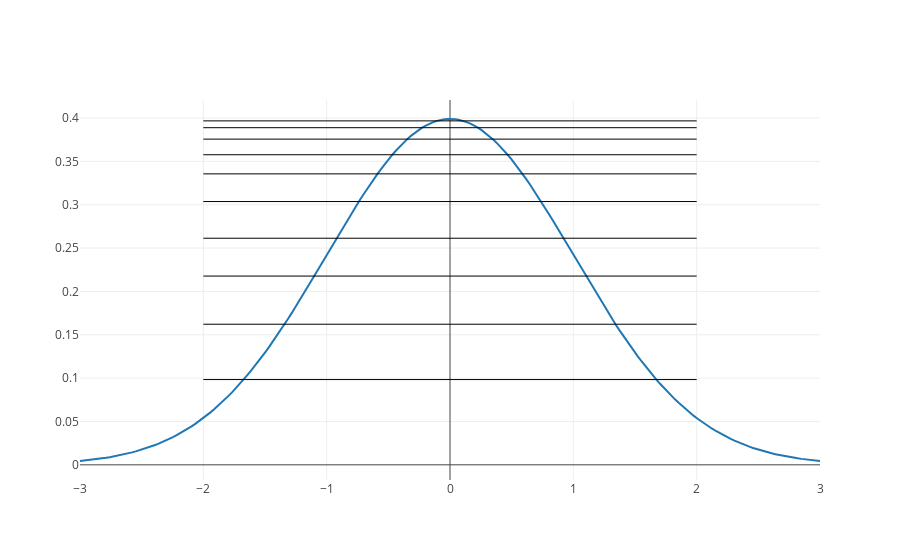

Notebook cell for this chart:
### Code cell
plot_1d(df, levels_prob)

### Figure 1 — Plotly figure (JSON) as saved in the notebook; plotly's stock layout.template omitted (floating-point values rounded to 4 significant figures; data arrays with more than 128 entries replaced by an {"elided": "..."} marker saying what was removed)
{"data": [{"name": "pdf", "type": "scatter", "uid": "b6b8591d-564e-4456-ad9c-72dd60ab22be", "x": {"elided": "200 float values"}, "xaxis": "x", "y": {"elided": "200 float values"}, "yaxis": "y"}], "layout": {"shapes": [{"line": {"width": 1}, "type": "line", "x0": -2, "x1": 2, "y0": 0.09837, "y1": 0.09837}, {"line": {"width": 1}, "type": "line", "x0": -2, "x1": 2, "y0": 0.1622, "y1": 0.1622}, {"line": {"width": 1}, "type": "line", "x0": -2, "x1": 2, "y0": 0.2177, "y1": 0.2177}, {"line": {"width": 1}, "type": "line", "x0": -2, "x1": 2, "y0": 0.2614, "y1": 0.2614}, {"line": {"width": 1}, "type": "line", "x0": -2, "x1": 2, "y0": 0.3037, "y1": 0.3037}, {"line": {"width": 1}, "type": "line", "x0": -2, "x1": 2, "y0": 0.3356, "y1": 0.3356}, {"line": {"width": 1}, "type": "line", "x0": -2, "x1": 2, "y0": 0.3577, "y1": 0.3577}, {"line": {"width": 1}, "type": "line", "x0": -2, "x1": 2, "y0": 0.3757, "y1": 0.3757}, {"line": {"width": 1}, "type": "line", "x0": -2, "x1": 2, "y0": 0.3889, "y1": 0.3889}, {"line": {"width": 1}, "type": "line", "x0": -2, "x1": 2, "y0": 0.3967, "y1": 0.3967}], "xaxis": {"anchor": "y", "domain": [0, 1]}, "yaxis": {"anchor": "x", "domain": [0, 1]}}}
